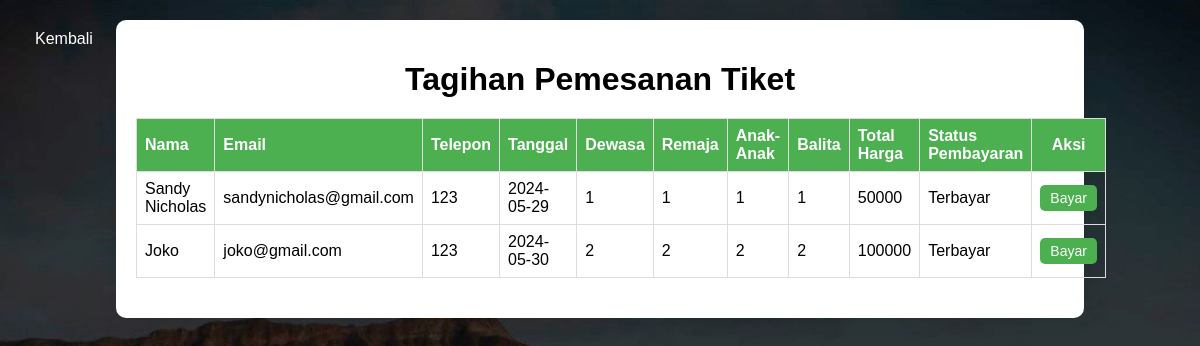
/Tagihan.php, run on the app's committed database.
### tables this page shows
CREATE TABLE `pemesanan_tiket` (
  `id` INT(11) NOT NULL AUTO_INCREMENT,
  `nama` VARCHAR(255) NOT NULL,
  `email` VARCHAR(255) NOT NULL,
  `telepon` VARCHAR(20) NOT NULL,
  `tanggal` DATE NOT NULL,
  `dewasa` INT(11) NOT NULL,
  `remaja` INT(11) NOT NULL,
  `anak_anak` INT(11) NOT NULL,
  `balita` INT(11) NOT NULL,
  `total_harga` INT(11) NOT NULL,
  `bukti_pembayaran` LONGBLOB DEFAULT NULL,
  `nama_file` VARCHAR(255) DEFAULT NULL,
  `status_pembayaran` ENUM('Belum Terbayar','Terbayar') NOT NULL DEFAULT 'Belum Terbayar',
  `status_pemesanan` ENUM('Belum Selesai','Sudah Selesai') NOT NULL DEFAULT 'Belum Selesai',
  PRIMARY KEY (`id`)
);

### Tagihan.php (the view, shortened to what this page needs)
<?php
$servername = "localhost";
$username = "root";
$password = "";
$dbname = "wisata";
$conn = new mysqli($servername, $username, $password, $dbname);
$sql = "SELECT * FROM pemesanan_tiket";
$result = $conn->query($sql);
?>
<!DOCTYPE html>
<html lang="id">
<head>
</head>
<body>
    <a href="waikikiDashboard.php" class="back-button">Kembali</a>
    <div class="invoice-container">
        <h1>Tagihan Pemesanan Tiket</h1>
        <?php
        if ($result->num_rows > 0) {
            echo "<table>
                    <tr>
                        <th>Nama</th>
                        <th>Email</th>
                        <th>Telepon</th>
                        <th>Tanggal</th>
                        <th>Dewasa</th>
                        <th>Remaja</th>
                        <th>Anak-Anak</th>
                        <th>Balita</th>
                        <th>Total Harga</th>
                        <th>Status Pembayaran</th>
                        <th class='action-cell'>Aksi</th>
                    </tr>";
            while($row = $result->fetch_assoc()) {
                echo "<tr>
                        <td>" . $row["nama"] . "</td>
                        <td>" . $row["email"] . "</td>
                        <td>" . $row["telepon"] . "</td>
                        <td>" . $row["tanggal"] . "</td>
                        <td>" . $row["dewasa"] . "</td>
                        <td>" . $row["remaja"] . "</td>
                        <td>" . $row["anak_anak"] . "</td>
                        <td>" . $row["balita"] . "</td>
                        <td>" . $row["total_harga"] . "</td>
                        <td>" . $row["status_pembayaran"] . "</td>
                        <td class='action-cell'><a href='bayar.php?id=" . $row["id"] . "' class='btn-bayar'>Bayar</a></td>
                    </tr>";
            }
            echo "</table>";
        } else {
            echo "<p>Tidak ada pemesanan tiket.</p>";
        }
        ?>
    </div>
</body>
</html>

### Tagihan.php (style rules this page uses)
body { font-family: Arial, sans-serif; margin: 0; padding: 20px; background-image: url("Assets/waikiki.jpg"); background-size: cover; background-position: center; background-attachment: fixed; background-color: rgba(38, 150, 233, 0.5); }
.back-button { position: absolute; top: 20px; left: 20px; color: #fff; font-size: 1em; font-weight: 500; text-decoration: none; padding: 10px 15px; border-radius: 5px; transition: color 0.3s ease; }
.back-button:before { content: ""; position: absolute; background: #fff; width: 0; height: 3px; bottom: 0; left: 0; transition: width 0.3s ease; }
.invoice-container { background-color: white; padding: 20px; border-radius: 10px; box-shadow: 0px 0px 20px rgba(0, 0, 0, 0.1); width: 80%; max-width: 1000px; margin: auto; }
.invoice-container h1 { text-align: center; margin-bottom: 20px; }
table { width: 100%; border-collapse: collapse; margin-bottom: 20px; }
table, th, td { border: 1px solid #ddd; padding: 8px; text-align: left; }
th { background-color: #4CAF50; color: white; }
.action-cell { width: 150px; text-align: center; }
.btn-bayar { background-color: #4CAF50; color: white; padding: 5px 10px; text-decoration: none; border-radius: 5px; font-size: 14px; text-align: center; display: inline-block; }

### data on the page
pemesanan_tiket: nama "Sandy Nicholas", email "sandynicholas@gmail.com", telepon "123", tanggal "2024-05-29", dewasa "1", remaja "1", anak_anak "1", balita "1", total_harga "50000", status_pembayaran "Terbayar"
pemesanan_tiket: nama "Joko", email "joko@gmail.com", telepon "123", tanggal "2024-05-30", dewasa "2", remaja "2", anak_anak "2", balita "2", total_harga "100000", status_pembayaran "Terbayar"
